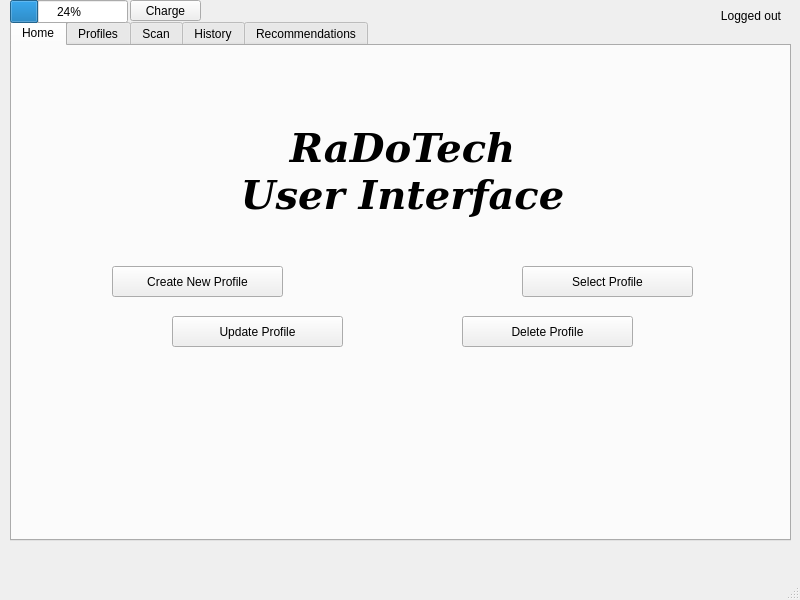
<?xml version="1.0" encoding="UTF-8"?>
<ui version="4.0">
 <class>MainWindow</class>
 <widget class="QMainWindow" name="MainWindow">
  <property name="geometry">
   <rect>
    <x>0</x>
    <y>0</y>
    <width>800</width>
    <height>600</height>
   </rect>
  </property>
  <property name="windowTitle">
   <string>MainWindow</string>
  </property>
  <widget class="QWidget" name="centralwidget">
   <widget class="QTabWidget" name="tabWidget">
    <property name="enabled">
     <bool>true</bool>
    </property>
    <property name="geometry">
     <rect>
      <x>10</x>
      <y>20</y>
      <width>781</width>
      <height>521</height>
     </rect>
    </property>
    <property name="currentIndex">
     <number>0</number>
    </property>
    <widget class="QWidget" name="Home">
     <attribute name="title">
      <string>Home</string>
     </attribute>
     <widget class="QPushButton" name="createProfileButton">
      <property name="geometry">
       <rect>
        <x>100</x>
        <y>220</y>
        <width>171</width>
        <height>31</height>
       </rect>
      </property>
      <property name="text">
       <string>Create New Profile</string>
      </property>
     </widget>
     <widget class="QPushButton" name="selectProfileButton">
      <property name="geometry">
       <rect>
        <x>510</x>
        <y>220</y>
        <width>171</width>
        <height>31</height>
       </rect>
      </property>
      <property name="text">
       <string>Select Profile</string>
      </property>
     </widget>
     <widget class="QPushButton" name="deleteProfileButton">
      <property name="geometry">
       <rect>
        <x>450</x>
        <y>270</y>
        <width>171</width>
        <height>31</height>
       </rect>
      </property>
      <property name="text">
       <string>Delete Profile</string>
      </property>
     </widget>
     <widget class="QLabel" name="label">
      <property name="geometry">
       <rect>
        <x>210</x>
        <y>70</y>
        <width>361</width>
        <height>111</height>
       </rect>
      </property>
      <property name="font">
       <font>
        <family>DejaVu Serif</family>
        <pointsize>30</pointsize>
        <weight>75</weight>
        <italic>true</italic>
        <bold>true</bold>
       </font>
      </property>
      <property name="text">
       <string>RaDoTech 
User Interface</string>
      </property>
      <property name="alignment">
       <set>Qt::AlignCenter</set>
      </property>
     </widget>
     <widget class="QPushButton" name="updateProfileButton">
      <property name="geometry">
       <rect>
        <x>160</x>
        <y>270</y>
        <width>171</width>
        <height>31</height>
       </rect>
      </property>
      <property name="text">
       <string>Update Profile</string>
      </property>
     </widget>
    </widget>
    <widget class="QWidget" name="tab_2">
     <attribute name="title">
      <string>Profiles</string>
     </attribute>
    </widget>
    <widget class="QWidget" name="scanTab">
     <attribute name="title">
      <string>Scan</string>
     </attribute>
     <widget class="QPushButton" name="startScanButton">
      <property name="geometry">
       <rect>
        <x>240</x>
        <y>220</y>
        <width>251</width>
        <height>41</height>
       </rect>
      </property>
      <property name="text">
       <string>Start Scan</string>
      </property>
     </widget>
     <widget class="QCheckBox" name="jewelryToggle">
      <property name="geometry">
       <rect>
        <x>240</x>
        <y>160</y>
        <width>171</width>
        <height>23</height>
       </rect>
      </property>
      <property name="text">
       <string>Take off your jewelry</string>
      </property>
     </widget>
     <widget class="QCheckBox" name="moisturizedToggle">
      <property name="geometry">
       <rect>
        <x>240</x>
        <y>190</y>
        <width>211</width>
        <height>23</height>
       </rect>
      </property>
      <property name="text">
       <string>Moisturize your skin</string>
      </property>
     </widget>
    </widget>
    <widget class="QWidget" name="tab_3">
     <attribute name="title">
      <string>History</string>
     </attribute>
     <widget class="QListView" name="scanListView">
      <property name="geometry">
       <rect>
        <x>30</x>
        <y>50</y>
        <width>711</width>
        <height>321</height>
       </rect>
      </property>
     </widget>
     <widget class="QLabel" name="label_2">
      <property name="geometry">
       <rect>
        <x>40</x>
        <y>30</y>
        <width>221</width>
        <height>17</height>
       </rect>
      </property>
      <property name="text">
       <string>Select the scan you wish to view</string>
      </property>
     </widget>
     <widget class="QPushButton" name="confirmViewScanButton">
      <property name="geometry">
       <rect>
        <x>30</x>
        <y>420</y>
        <width>151</width>
        <height>41</height>
       </rect>
      </property>
      <property name="text">
       <string>View Scan</string>
      </property>
     </widget>
     <widget class="QLabel" name="invalidSelectionLabel">
      <property name="geometry">
       <rect>
        <x>30</x>
        <y>390</y>
        <width>391</width>
        <height>17</height>
       </rect>
      </property>
      <property name="text">
       <string/>
      </property>
     </widget>
    </widget>
    <widget class="QWidget" name="recommendation">
     <attribute name="title">
      <string>Recommendations</string>
     </attribute>
     <widget class="QLabel" name="recText">
      <property name="geometry">
       <rect>
        <x>70</x>
        <y>20</y>
        <width>631</width>
        <height>241</height>
       </rect>
      </property>
      <property name="text">
       <string>                          You must complete a scan first to obtain recommendations</string>
      </property>
     </widget>
     <widget class="QLabel" name="label_2">
      <property name="geometry">
       <rect>
        <x>310</x>
        <y>20</y>
        <width>62</width>
        <height>17</height>
       </rect>
      </property>
      <property name="text">
       <string/>
      </property>
     </widget>
     <widget class="QLabel" name="label_3">
      <property name="geometry">
       <rect>
        <x>280</x>
        <y>20</y>
        <width>62</width>
        <height>17</height>
       </rect>
      </property>
      <property name="text">
       <string/>
      </property>
     </widget>
    </widget>
   </widget>
   <widget class="QProgressBar" name="progressBar">
    <property name="geometry">
     <rect>
      <x>10</x>
      <y>0</y>
      <width>118</width>
      <height>23</height>
     </rect>
    </property>
    <property name="value">
     <number>24</number>
    </property>
   </widget>
   <widget class="QPushButton" name="chargeButton">
    <property name="geometry">
     <rect>
      <x>130</x>
      <y>0</y>
      <width>71</width>
      <height>21</height>
     </rect>
    </property>
    <property name="text">
     <string>Charge</string>
    </property>
   </widget>
   <widget class="QLabel" name="loggedInStatus">
    <property name="geometry">
     <rect>
      <x>430</x>
      <y>0</y>
      <width>351</width>
      <height>31</height>
     </rect>
    </property>
    <property name="text">
     <string>Logged out</string>
    </property>
    <property name="alignment">
     <set>Qt::AlignRight|Qt::AlignTrailing|Qt::AlignVCenter</set>
    </property>
   </widget>
  </widget>
  <widget class="QMenuBar" name="menubar">
   <property name="geometry">
    <rect>
     <x>0</x>
     <y>0</y>
     <width>800</width>
     <height>22</height>
    </rect>
   </property>
  </widget>
  <widget class="QStatusBar" name="statusbar"/>
 </widget>
 <resources/>
 <connections>
  <connection>
   <sender>confirmViewScanButton</sender>
   <signal>released()</signal>
   <receiver>MainWindow</receiver>
   <slot>setFocus()</slot>
   <hints>
    <hint type="sourcelabel">
     <x>147</x>
     <y>511</y>
    </hint>
    <hint type="destinationlabel">
     <x>399</x>
     <y>299</y>
    </hint>
   </hints>
  </connection>
 </connections>
</ui>
